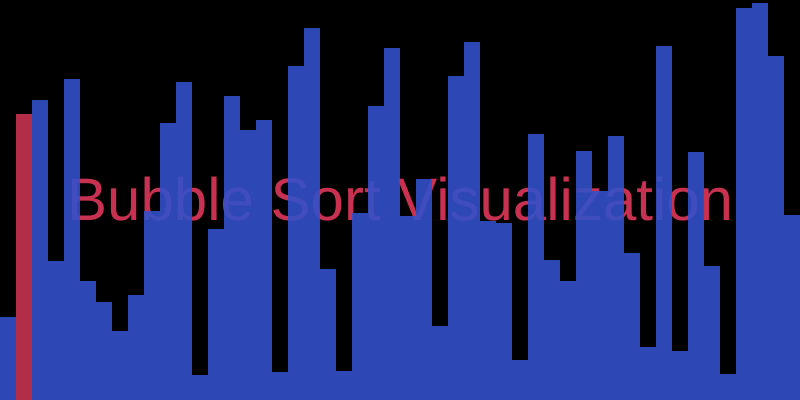
Frame 1 (no input)
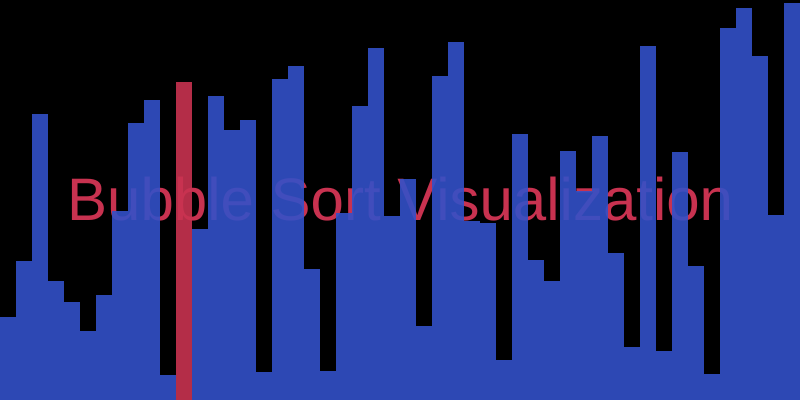
Frame 60 (no input)
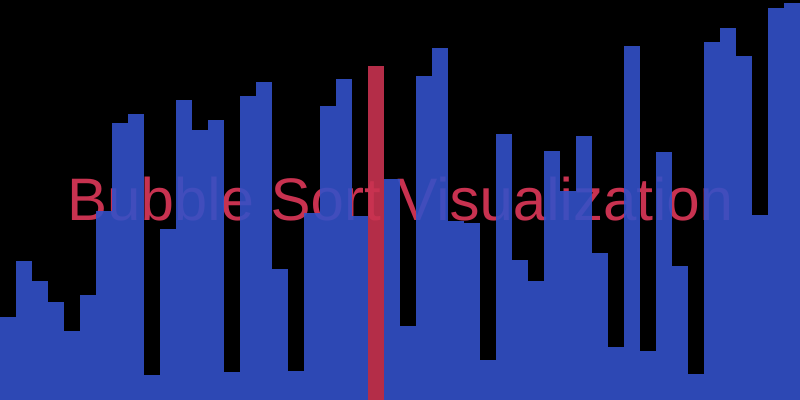
Frame 120 (the mouse pressed at the canvas centre since frame 60)

The p5.js sketch that drew these frames (run headless with seeded random() and noise() and a simulated clock; from frame 60 on, the mouse is pressed at the canvas centre):

// p5.js sketch
// ── sketch.js
let values = [];
let i = 0;
let j = 0;
let columns = 50;

function setup() {
    createCanvas(800, 400);
    for(let i = 0; i < columns; i ++) 
        values.push(Math.ceil(random(height - 1)));

    // Bubble Sort
    // for(let i = 0; i < values.length; i ++) {
    //     for(let j = 0; j < values.length - i - 1; j ++) {
    //         let a = values[j];
    //         let b = values[j + 1];
    //         if(a > b) {
    //             swap(values, j, j + 1);
    //         }
    //     }
    // }

}

function draw() {
    background(0);
    fill(200, 50, 80);    
    textSize(60);
    textAlign(CENTER);
    text('Bubble Sort Visualization', width / 2, height / 2 + 20);
    let max = Infinity;
    let a = values[j];
    let b = values[j + 1];
    if(a > b) {
        max = values[j];
        swap(values, j, j + 1);
    }

    j ++;
    if(i < values.length) {
        if(j >= values.length - i - 1) {
            j = 0;
            i ++;
        }
    } else {
        noLoop();
    }

    for(let i = 0; i < values.length; i ++) {
        noStroke();
        if(values[i] == max) {
            fill(200, 50, 80, 230);
            rect(i * (width / columns), height - values[i], width / columns, values[i]);
        } else {
            fill(50, 80, 200, 230);
            rect(i * (width / columns), height - values[i], width / columns, values[i]);    
        }
    }
}

function swap(arr, a, b) {
    let tmp = arr[a];
    arr[a] = arr[b];
    arr[b] = tmp;
}
